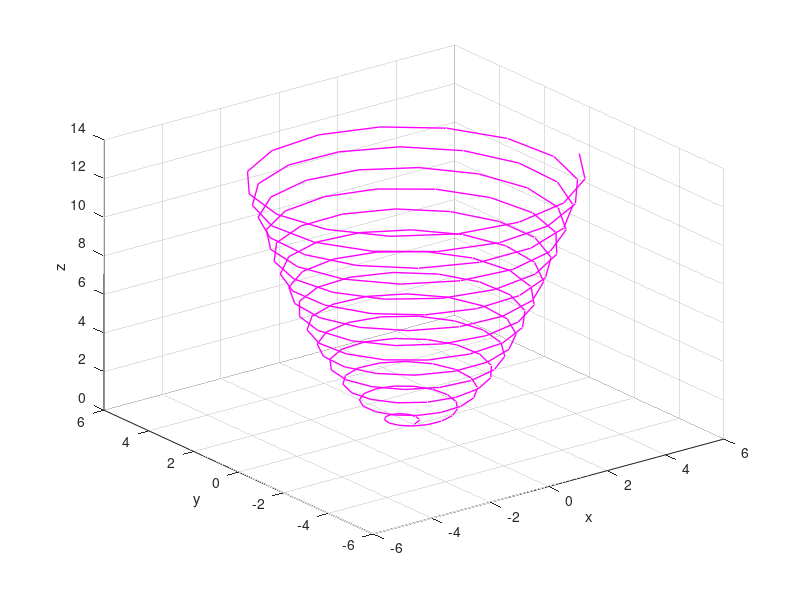

Here is the MATLAB script that generated this plot:
% Grafik Garis 3D - Line Plot
t = 0:0.1:7*pi;
x = sqrt(t).*cos(4*t);
y = sqrt(t).*sin(4*t);
z = 0.6*t;
plot3(x, y, z, 'm', 'linewidth', 1);
grid on
xlabel('x');
ylabel('y');
zlabel('z');
